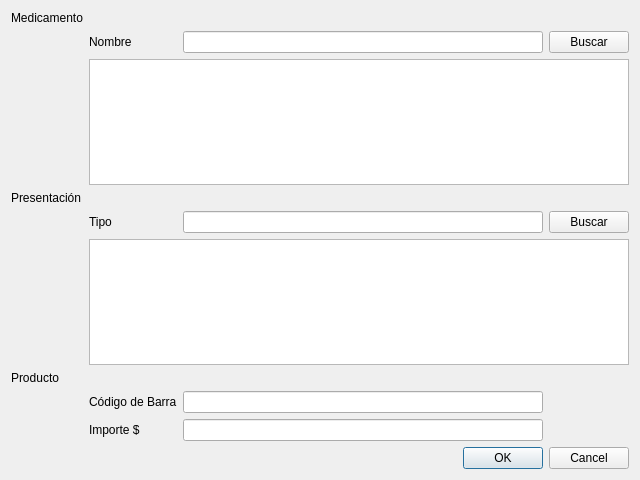
<?xml version="1.0" encoding="UTF-8"?>
<ui version="4.0">
 <class>vtnAltaProducto</class>
 <widget class="QWidget" name="vtnAltaProducto">
  <property name="geometry">
   <rect>
    <x>0</x>
    <y>0</y>
    <width>640</width>
    <height>480</height>
   </rect>
  </property>
  <property name="windowTitle">
   <string>Alta Producto</string>
  </property>
  <layout class="QVBoxLayout" name="verticalLayout">
   <item>
    <layout class="QGridLayout" name="gridLayout">
     <item row="1" column="3">
      <widget class="QPushButton" name="btnBuscarMed">
       <property name="focusPolicy">
        <enum>Qt::TabFocus</enum>
       </property>
       <property name="text">
        <string>Buscar</string>
       </property>
      </widget>
     </item>
     <item row="1" column="1">
      <widget class="QLabel" name="label_5">
       <property name="text">
        <string>Nombre</string>
       </property>
      </widget>
     </item>
     <item row="4" column="3">
      <widget class="QPushButton" name="btnBuscarPres">
       <property name="focusPolicy">
        <enum>Qt::TabFocus</enum>
       </property>
       <property name="text">
        <string>Buscar</string>
       </property>
      </widget>
     </item>
     <item row="6" column="0">
      <widget class="QLabel" name="label_7">
       <property name="text">
        <string>Producto</string>
       </property>
      </widget>
     </item>
     <item row="5" column="1" colspan="3">
      <widget class="QTableWidget" name="tablaPresentacion">
       <property name="editTriggers">
        <set>QAbstractItemView::NoEditTriggers</set>
       </property>
       <attribute name="horizontalHeaderDefaultSectionSize">
        <number>160</number>
       </attribute>
       <attribute name="horizontalHeaderStretchLastSection">
        <bool>true</bool>
       </attribute>
      </widget>
     </item>
     <item row="8" column="2">
      <widget class="QLineEdit" name="lineImp">
       <property name="statusTip">
        <string>Ingrese importe del producto (solo números separando los centavos por un punto (.) ejemplo 125.75)</string>
       </property>
       <property name="accessibleDescription">
        <string>importe</string>
       </property>
       <property name="inputMask">
        <string/>
       </property>
      </widget>
     </item>
     <item row="8" column="1">
      <widget class="QLabel" name="label_4">
       <property name="text">
        <string>Importe $</string>
       </property>
      </widget>
     </item>
     <item row="9" column="2" colspan="2">
      <widget class="QDialogButtonBox" name="buttonBox">
       <property name="standardButtons">
        <set>QDialogButtonBox::Cancel|QDialogButtonBox::Ok</set>
       </property>
      </widget>
     </item>
     <item row="7" column="1">
      <widget class="QLabel" name="label_3">
       <property name="text">
        <string>Código de Barra</string>
       </property>
      </widget>
     </item>
     <item row="0" column="0">
      <widget class="QLabel" name="label">
       <property name="text">
        <string>Medicamento</string>
       </property>
      </widget>
     </item>
     <item row="1" column="2">
      <widget class="QLineEdit" name="lineNombMed">
       <property name="statusTip">
        <string>Ingrese nombre del Medicamento (solo números y letras)</string>
       </property>
       <property name="accessibleDescription">
        <string>textoNumeros</string>
       </property>
       <property name="inputMask">
        <string/>
       </property>
      </widget>
     </item>
     <item row="7" column="2">
      <widget class="QLineEdit" name="lineCodBarra">
       <property name="statusTip">
        <string>Ingrese código de barra del producto (exactamente 9 números)</string>
       </property>
       <property name="accessibleDescription">
        <string>codigo</string>
       </property>
      </widget>
     </item>
     <item row="3" column="0">
      <widget class="QLabel" name="label_2">
       <property name="text">
        <string>Presentación</string>
       </property>
      </widget>
     </item>
     <item row="2" column="1" colspan="3">
      <widget class="QTableWidget" name="tablaMedicamento">
       <property name="editTriggers">
        <set>QAbstractItemView::NoEditTriggers</set>
       </property>
       <attribute name="horizontalHeaderDefaultSectionSize">
        <number>160</number>
       </attribute>
       <attribute name="horizontalHeaderStretchLastSection">
        <bool>true</bool>
       </attribute>
      </widget>
     </item>
     <item row="4" column="1">
      <widget class="QLabel" name="label_6">
       <property name="text">
        <string>Tipo</string>
       </property>
      </widget>
     </item>
     <item row="4" column="2">
      <widget class="QLineEdit" name="lineTipoPres">
       <property name="statusTip">
        <string>Ingrese tipo de presentación(solo letras)</string>
       </property>
       <property name="accessibleDescription">
        <string>texto</string>
       </property>
      </widget>
     </item>
    </layout>
   </item>
  </layout>
 </widget>
 <tabstops>
  <tabstop>lineNombMed</tabstop>
  <tabstop>btnBuscarMed</tabstop>
  <tabstop>tablaMedicamento</tabstop>
  <tabstop>lineTipoPres</tabstop>
  <tabstop>btnBuscarPres</tabstop>
  <tabstop>tablaPresentacion</tabstop>
  <tabstop>lineCodBarra</tabstop>
  <tabstop>lineImp</tabstop>
  <tabstop>buttonBox</tabstop>
 </tabstops>
 <resources/>
 <connections/>
</ui>
